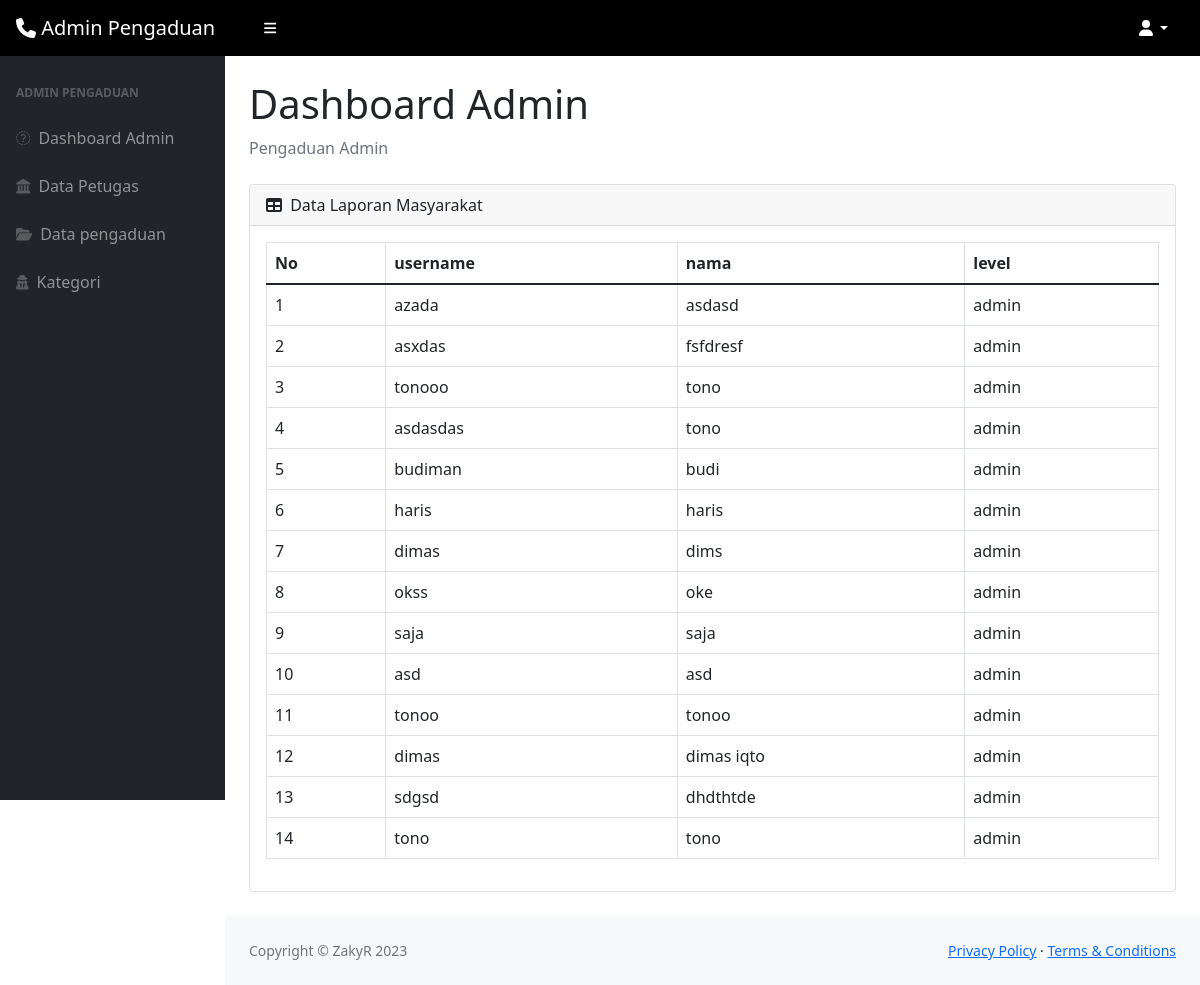
The app's page /index.php/admin/data_petugas with its own data.
### tables this page shows
CREATE TABLE `petugas` (
  `id` int(11) NOT NULL,
  `id_petugas` int(11) NOT NULL,
  `nama` varchar(35) NOT NULL,
  `username` varchar(25) NOT NULL,
  `password` varchar(128) NOT NULL,
  `telp` varchar(13) NOT NULL,
  `level` enum('admin','petugas','','') NOT NULL
);

### application/controllers/Admin.php (called while the page is built, shortened)
<?php
class Admin extends CI_Controller
{
public function data_petugas(){
        $data['petugas']=$this->db->get('petugas')->result_array();
        $data['user']  =$this->db->get_where('petugas',['username'=>$this->session->userdata('username')])->row_array();
        $this->load->view('templates_admin/header',$data);
        $this->load->view('templates_admin/topbar');
        $this->load->view('templates_admin/sidebar');
        $this->load->view('Dashboard_admin/data_petugas',$data);
        $this->load->view('templates_admin/footer');
}
}

### index.php (called while the page is built, shortened)
<?php
require_once BASEPATH.'core/CodeIgniter.php';

### application/views/Dashboard_admin/data_petugas.php (the view)
<div id="layoutSidenav_content">
    <main>
        <div class="container-fluid px-4">
            <h1 class="mt-4">Dashboard Admin</h1>
            <ol class="breadcrumb mb-4">
                <li class="breadcrumb-item active">Pengaduan Admin </li>
            </ol>
            <div class="card mb-4">
                <div class="card-header">
                    <i class="fas fa-table me-1"></i>
                    Data Laporan Masyarakat
                </div>
                <div class="card-body">
                <table class="table table-bordered">
                        <thead>
                            <tr>
                                <th>No</th>
                                <th>username</th>
                                <th>nama</th>
                                <th>level</th>
                            </tr>
                        </thead>
                        <tbody>
                            <?php
                            $no =1;
                            foreach ($petugas as $k) : ?>
                                <tr>
                                <td><?= $no ?></td>
                                    <td><?= $k['username'] ?></td>
                                    <td><?= $k['nama'] ?></td>
                                    <td><?= $k['level'] ?></td>
                                </tr>
                            <?php
                            $no++;
                             endforeach ?>
                        </tbody>
                    </table>
                </div>
            </div>
        </div>
    </main>

### application/views/templates_admin/header.php (shortened to what this page needs)
<!DOCTYPE html>
<html lang="en">
    <head>
        <link href="https://cdn.jsdelivr.net/npm/simple-datatables@latest/dist/style.css" rel="stylesheet" />
        <link href="<?= base_url('assets/')?>css/styles.css" rel="stylesheet" />
        <link href="vendor/fontawesome-free/css/all.min.css" rel="stylesheet" type="text/css">
    </head>
    <body class="sb-nav-fixed">

### application/views/templates_admin/topbar.php (shortened to what this page needs)
<nav class="sb-topnav navbar navbar-expand" style="background: black;">
    <a class="navbar-brand ps-3" href="<?= base_url('Admin') ?>" style="color:White;"><i class="fa-solid fa-phone"></i> Admin Pengaduan</a>
    <button class="btn btn-link btn-sm order-1 order-lg-0 me-4 me-lg-0" id="sidebarToggle" href="#!" style="margin-left: 30px; color: White;"><i class="fas fa-bars"></i></button>
    <ul class="navbar-nav ms-auto ms-md-0 me-3 me-lg-4">
        <li class="nav-item dropdown">
            <a class="nav-link dropdown-toggle" id="navbarDropdown" href="#" role="button" data-bs-toggle="dropdown" aria-expanded="false" style="color: white;"><i class="fas fa-user fa-fw"></i><?= $user['username']?></a>
        </li>
    </ul>
</nav>

### application/views/templates_admin/sidebar.php (shortened to what this page needs)
<div id="layoutSidenav">
    <div id="layoutSidenav_nav">
        <nav class="sb-sidenav accordion sb-sidenav-dark" id="sidenavAccordion">
            <div class="sb-sidenav-menu" style="background:dark;">
                <div class="nav">
                    <div class="sb-sidenav-menu-heading">Admin Pengaduan</div>
                    <a class="nav-link" href="<?= base_url('Admin')?>">
                        <div class="sb-nav-link-icon"><i class="fa-sharp fa-regular fa-circle-user"></i></i></i></div>
                        Dashboard Admin
                    </a>
                    <a class="nav-link" href="<?= base_url('admin/data_petugas')?>">
                        <div class="sb-nav-link-icon"><i class="fa-solid fa-landmark"></i></div>
                        Data Petugas
                    </a>
                    <a class="nav-link" href="<?= base_url('admin/data_pengaduan')?>">
                        <div class="sb-nav-link-icon"><i class="fa-solid fa-folder-open"></i></div>
                        Data pengaduan
                    </a>
                    <a class="nav-link" href="<?= base_url('admin/kategori')?>">
                        <div class="sb-nav-link-icon"><i class="fa-solid fa-user-secret"></i></div>
                        Kategori
                    </a>
                </div>
            </div>
        </nav>
    </div>

### application/views/templates_admin/footer.php (shortened to what this page needs)
<footer class="py-4 bg-light mt-auto">
                    <div class="container-fluid px-4">
                        <div class="d-flex align-items-center justify-content-between small">
                            <div class="text-muted">Copyright &copy; ZakyR 2023</div>
                            <div>
                                <a href="#">Privacy Policy</a>
                                &middot;
                                <a href="#">Terms &amp; Conditions</a>
                            </div>
                        </div>
                    </div>
                </footer>
            </div>
        </div>
    </body>
</html>

### records on screen
petugas: username "azada", nama "asdasd", level "admin"
petugas: username "asxdas", nama "fsfdresf", level "admin"
petugas: username "tonooo", nama "tono", level "admin"
petugas: username "asdasdas", nama "tono", level "admin"
petugas: username "budiman", nama "budi", level "admin"
petugas: username "haris", nama "haris", level "admin"
petugas: username "dimas", nama "dims", level "admin"
petugas: username "okss", nama "oke", level "admin"
petugas: username "saja", nama "saja", level "admin"
petugas: username "asd", nama "asd", level "admin"
petugas: username "tonoo", nama "tonoo", level "admin"
petugas: username "dimas", nama "dimas iqto", level "admin"
petugas: username "sdgsd", nama "dhdthtde", level "admin"
petugas: username "tono", nama "tono", level "admin"
